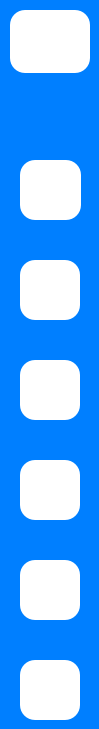
      <widget class="QWidget" name="widgetClose" native="true">
       <property name="maximumSize">
        <size>
         <width>100</width>
         <height>16777215</height>
        </size>
       </property>
       <property name="styleSheet">
        <string notr="true">background-color: #007FFF;
opacity: 0.6;
border-radius: 5px;</string>
       </property>
       <widget class="QPushButton" name="btnLogo">
        <property name="geometry">
         <rect>
          <x>10</x>
          <y>10</y>
          <width>80</width>
          <height>63</height>
         </rect>
        </property>
        <property name="styleSheet">
         <string notr="true">QPushButton#btnLogo{
	border-radius: 15px;
    image: url(:/newPrefix/Photo/picture2.jpg);
	background-color: white;

}

QPushButton#btnLogo:hover {
	
    background-color: #FFA500;  /* Màu nền khi hover */
}

QPushButton#btnLogo:pressed {
    background-color: white;  
	padding-left: 5px;
	padding-top: 5px;
}</string>
        </property>
        <property name="text">
         <string/>
        </property>
        <property name="checkable">
         <bool>true</bool>
        </property>
       </widget>
       <widget class="QPushButton" name="btnDashboard">
        <property name="geometry">
         <rect>
          <x>20</x>
          <y>160</y>
          <width>61</width>
          <height>60</height>
         </rect>
        </property>
        <property name="styleSheet">
         <string notr="true">QPushButton#btnDashboard{
	border-radius: 15px;
	background-color: white;
	background-image: url(:/newPrefix/Photo/icons8-control-panel-48.png);
	background-repeat: no-repeat;
	background-position: center;
}

QPushButton#btnDashboard:hover {
	
    background-color: #FFA500;  /* Màu nền khi hover */
}

QPushButton#btnDashboard:pressed {
    background-color: white;  
	padding-left: 5px;
	padding-top: 5px;
}</string>
        </property>
        <property name="text">
         <string/>
        </property>
        <property name="checkable">
         <bool>true</bool>
        </property>
        <property name="autoExclusive">
         <bool>true</bool>
        </property>
       </widget>
       <widget class="QPushButton" name="btnHistory">
        <property name="geometry">
         <rect>
          <x>20</x>
          <y>260</y>
          <width>60</width>
          <height>60</height>
         </rect>
        </property>
        <property name="styleSheet">
         <string notr="true">QPushButton#btnHistory{
	border-radius: 15px;
	background-color: white;
	background-image: url(:/newPrefix/Photo/icons8-report-48.png);
	background-repeat: no-repeat;
	background-position: center;
}

QPushButton#btnHistory:hover {
    background-color: #FFA500;  /* Màu nền khi hover */
}

QPushButton#btnHistory:pressed {
    background-color: white;  
	padding-left: 5px;
	padding-top: 5px;
}</string>
        </property>
        <property name="text">
         <string/>
        </property>
        <property name="checkable">
         <bool>true</bool>
        </property>
        <property name="autoExclusive">
         <bool>true</bool>
        </property>
       </widget>
       <widget class="QPushButton" name="btnParameter">
        <property name="geometry">
         <rect>
          <x>20</x>
          <y>360</y>
          <width>60</width>
          <height>60</height>
         </rect>
        </property>
        <property name="styleSheet">
         <string notr="true">QPushButton#btnParameter{
	border-radius: 15px;
	background-color: white;
   image: url(:/newPrefix/Photo/icons8-configuration-48.png);
   padding-right: 5px;
   padding-bottom: 6px;


}

QPushButton#btnParameter:hover {
    background-color: #FFA500;  /* Màu nền khi hover */
}

QPushButton#btnParameter:pressed {
    background-color: white;  
	padding-left: 5px;
	padding-top: 5px;
}</string>
        </property>
        <property name="text">
         <string/>
        </property>
        <property name="checkable">
         <bool>true</bool>
        </property>
        <property name="autoExclusive">
         <bool>true</bool>
        </property>
       </widget>
       <widget class="QPushButton" name="btnConfiguration">
        <property name="geometry">
         <rect>
          <x>20</x>
          <y>460</y>
          <width>60</width>
          <height>60</height>
         </rect>
        </property>
        <property name="styleSheet">
         <string notr="true">QPushButton#btnConfiguration{
	border-radius: 15px;
	background-color: white;
	background-image: url(:/newPrefix/Photo/icons8-add-48.png);
	background-repeat: no-repeat;
	background-position: center;
}

QPushButton#btnConfiguration:hover {
    background-color: #FFA500;  /* Màu nền khi hover */
}

QPushButton#btnConfiguration:pressed {
    background-color: white;  
    padding-left: 5px;
	padding-top: 5px;
}</string>
        </property>
        <property name="text">
         <string/>
        </property>
        <property name="checkable">
         <bool>true</bool>
        </property>
        <property name="autoExclusive">
         <bool>true</bool>
        </property>
       </widget>
       <widget class="QPushButton" name="btnAdmin">
        <property name="geometry">
         <rect>
          <x>20</x>
          <y>560</y>
          <width>60</width>
          <height>60</height>
         </rect>
        </property>
        <property name="styleSheet">
         <string notr="true">QPushButton#btnAdmin{
	border-radius: 15px;
	background-color: white;
	image: url(:/newPrefix/Photo/icons8-system-administrator-male-48.png);
	padding-right: 4px;
	padding-bottom: 2px;
}

QPushButton#btnAdmin:hover {
    background-color: #FFA500;  /* Màu nền khi hover */
}

QPushButton#btnAdmin:pressed {
    background-color: white;  
padding-left: 5px;
	padding-top: 5px;
}</string>
        </property>
        <property name="text">
         <string/>
        </property>
        <property name="checkable">
         <bool>true</bool>
        </property>
        <property name="autoExclusive">
         <bool>true</bool>
        </property>
       </widget>
       <widget class="QPushButton" name="btnInitial">
        <property name="geometry">
         <rect>
          <x>20</x>
          <y>660</y>
          <width>60</width>
          <height>60</height>
         </rect>
        </property>
        <property name="styleSheet">
         <string notr="true">QPushButton#btnInitial{
	border-radius: 15px;
	background-color: white;
	background-image: url(:/newPrefix/Photo/icons8-macbook-settings-48.png);
	background-repeat: no-repeat;
	background-position: center;
}

QPushButton#btnInitial:hover {
    background-color: #FFA500;  /* Màu nền khi hover */
}

QPushButton#btnInitial:pressed {
    background-color: white;  
padding-left: 5px;
	padding-top: 5px;
}</string>
        </property>
        <property name="text">
         <string/>
        </property>
        <property name="checkable">
         <bool>true</bool>
        </property>
        <property name="autoExclusive">
         <bool>false</bool>
        </property>
       </widget>
      </widget>
